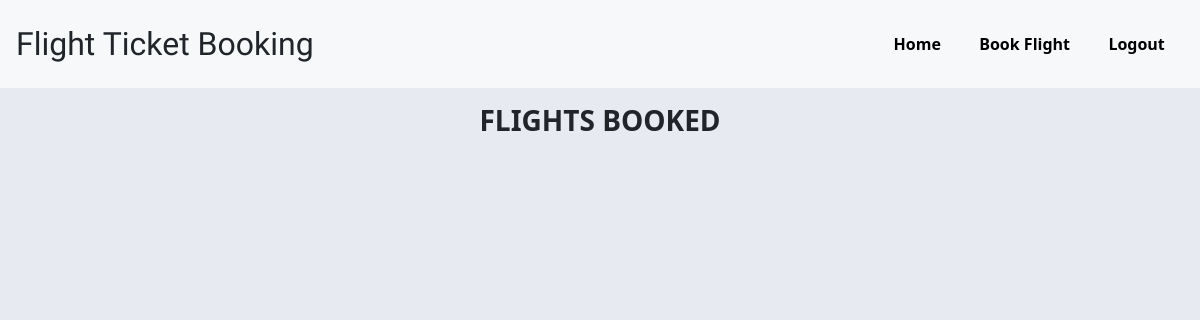
/dashboard (signed in), run on an earlier commit of the app's database.
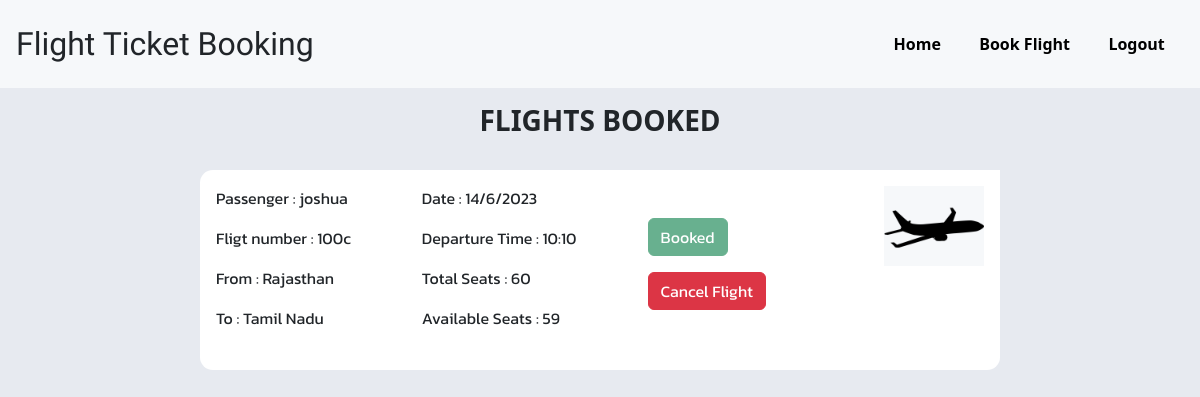
And on a later commit of the database.
### server.py (models this page shows)
class Flight(UserMixin, db.Model):
    id = db.Column(db.Integer, primary_key=True)
    flight_no = db.Column(db.String(8), unique=True, nullable=False)
    total_seats = db.Column(db.Integer, nullable=False)
    seats_occupied = db.Column(db.Integer, nullable=False)
    hour = db.Column(db.Integer, nullable=False)
    minute = db.Column(db.Integer, nullable=False)
    day = db.Column(db.Integer, nullable=False)
    month = db.Column(db.Integer, nullable=False)
    source = db.Column(db.String(30), unique=False, nullable=False)
    destination = db.Column(db.String(30), unique=False, nullable=False)

class User(UserMixin, db.Model):
    id = db.Column(db.Integer, primary_key=True)
    username = db.Column(db.String(25), unique=True, nullable=False)
    password = db.Column(db.String(80), nullable=False)

### server.py (the view)
@app.route("/dashboard")
def dashboard_page():
    if current_user.is_authenticated:
        if current_user.username == "admin":
            return redirect(url_for("admin_dashboard_page"))
        booked_flights = Booking.query.filter_by(username=current_user.username).all()
        tickets_list = [
            Flight.query.filter_by(flight_no=details.flight_no).first()
            for details in booked_flights
        ]
        return render_template(
            "dashboard.html",
            data={"username": current_user.username, "tickets_list": tickets_list},
        )
    else:
        return redirect(url_for("login_page"))

### server.py (called while the page is built)
@login_manager.user_loader
def load_user(user_id):
    return User.query.get(user_id)

@app.before_request
def before_request():
    session.permanent = True
    app.permanent_session_lifetime = timedelta(hours=10)
    session.modified = True
    g.user = current_user

### templates/dashboard.html (shortened to what this page needs)
{% extends 'base.html' %}
{% block content %}
<nav class="admin-navbar">
    <div class="admin-nav-heading">
        <h2>Flight Ticket Booking</h2>
    </div>
    <div class="admin-nav-links">
        <ul>
            <li><a href="/admin-dashboard">Home</a></li>
            <li><a href="/book-flight"> Book Flight</a></li>
            <li><a href="/logout">Logout</a></li>
        </ul>
    </div>
</nav>
<h3 style="text-align: center;margin: 1rem;font-weight: 600;">FLIGHTS BOOKED</h3>
<div class="admin-dashboard-tickets">
    {% for flight in data['tickets_list'] %}
    <div class="ticket">
        <div class="details">
            <div>
                <p>Passenger : {{data['username']}}</p>
                <p>Fligt number : {{flight.flight_no}}</p>
                <p>From : {{flight.source}}</p>
                <p>To : {{flight.destination}}</p>
            </div>
            <div>
                <p>Date : {{flight.day}}/{{flight.month}}/2023</p>
                <p>Departure Time : {{flight.hour}}:{{flight.minute}}</p>
                <p>Total Seats : {{flight.total_seats}}</p>
                <p>Available Seats : {{flight.total_seats - flight.seats_occupied}}</p>
            </div>
            <div>
                <form action="">
                    <button class="btn btn-success" style="margin-bottom: 1rem;margin-top: 2rem;" disabled>Booked</button>
                </form>
                <form action="">
                    <button class="btn btn-danger">Cancel Flight</button>
                </form>
            </div>
        </div>
        <div>
            <img src="{{url_for('static',filename='assets/logo.png')}}" alt="" class="ticket-img">
        </div>
    </div>
    {% endfor %}
</div>
{% endblock %}

### templates/base.html (shortened to what this page needs)
<!DOCTYPE html>
<html lang="en">
<head>
    <link rel="stylesheet" href="https://cdn.jsdelivr.net/npm/bootstrap@5.2.3/dist/css/bootstrap.min.css">
    <link rel="stylesheet" href="{{url_for('static',filename='styles.css')}}" />
</head>
<body>
    {% block content %}
    {% endblock %}
</body>
</html>

### static/styles.css (style rules this page uses)
body { background-color: #E7EAF0; }
.ticket-img { width: 100px; }
.admin-navbar { background-color: #F6F8FA; display: flex; justify-content: space-between; align-items: center; padding: 1rem; }
.admin-nav-heading { font-family: 'Yeseva One' }
.admin-nav-heading h2 { margin: 0; }
.admin-nav-links ul { display: flex; list-style: none; margin: 0; }
.admin-nav-links li { display: block; padding: 1rem 1.2rem; text-decoration: none; }
.admin-nav-links li a { color: black; font-weight: 600; text-decoration: none; height: 100%; }
.admin-dashboard-tickets, .add-flight-div { width: 100%; display: flex; flex-direction: row; flex-wrap: wrap; justify-content: space-evenly; }
.admin-dashboard-tickets .ticket { width: 800px; height: 200px; border-radius: 0.8rem 0 0.8rem 0.8rem; background-color: white; margin: 1rem; padding: 1rem; font-family: 'Kanit', sans-serif; display: flex; justify-content: space-between; }
.admin-dashboard-tickets .ticket .details { display: flex; justify-content: space-between; width: 550px; }

What changed in the data, as far as the page shows it:
added Flight: flight_no "100c", source "Rajasthan", destination "Tamil Nadu", day "14", month "6", hour "10", minute "10", total_seats "60", flight.total_seats-flight.seats_occupied "59"
now on this page (row unchanged): User: username "joshua"
